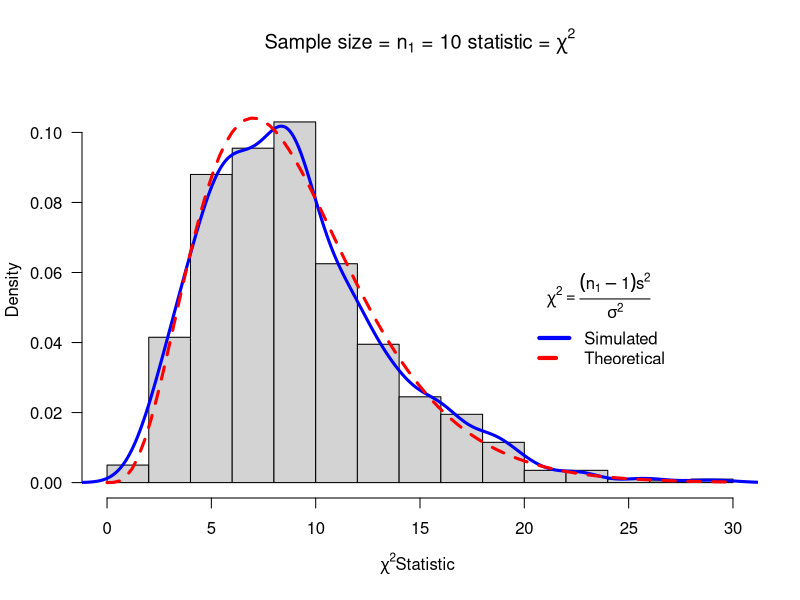
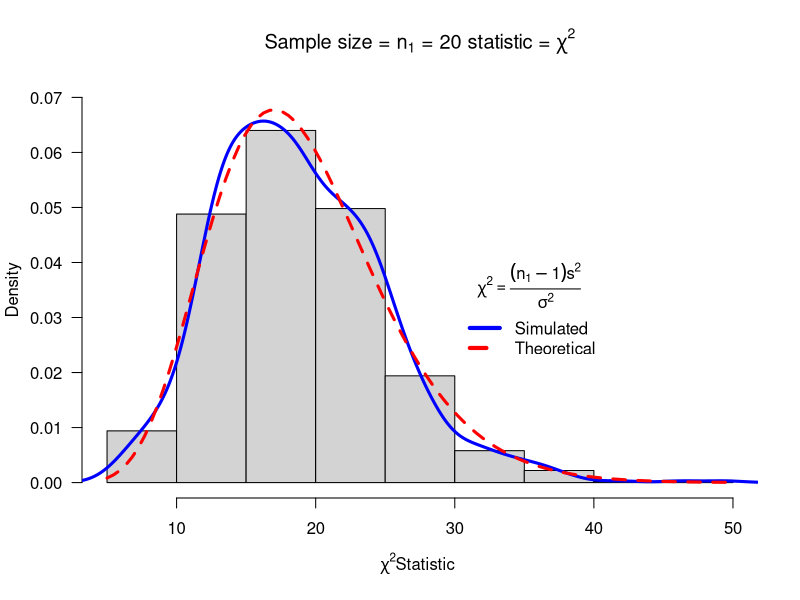
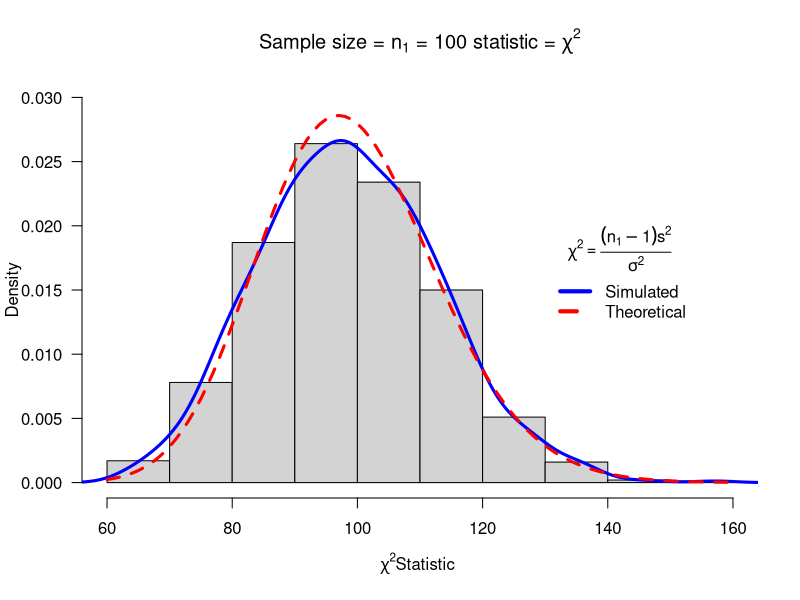
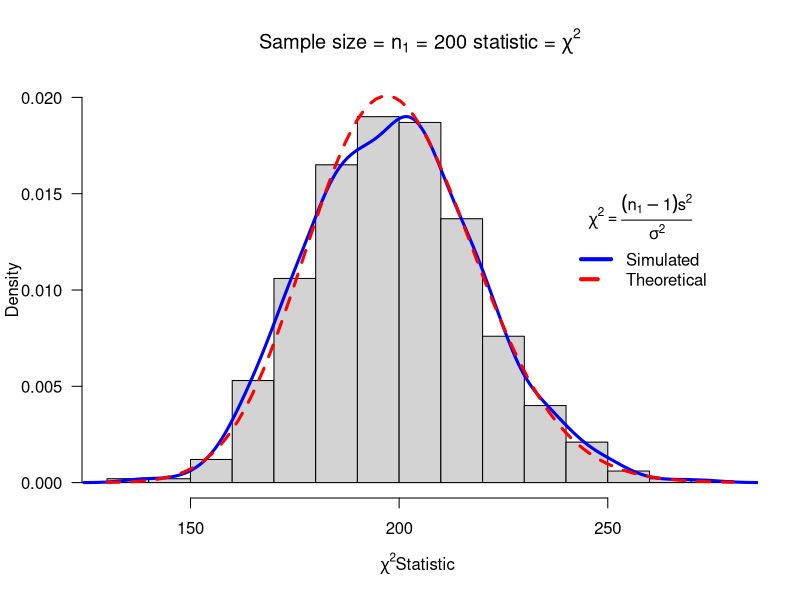
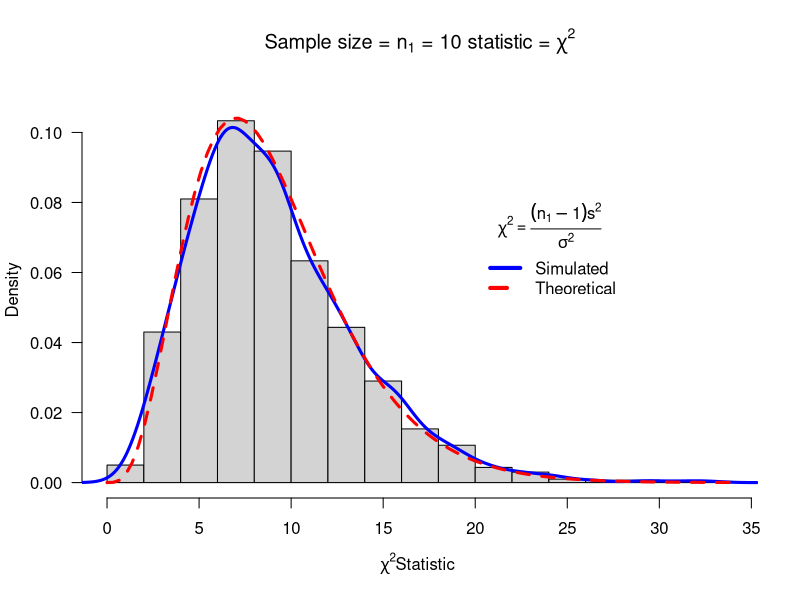
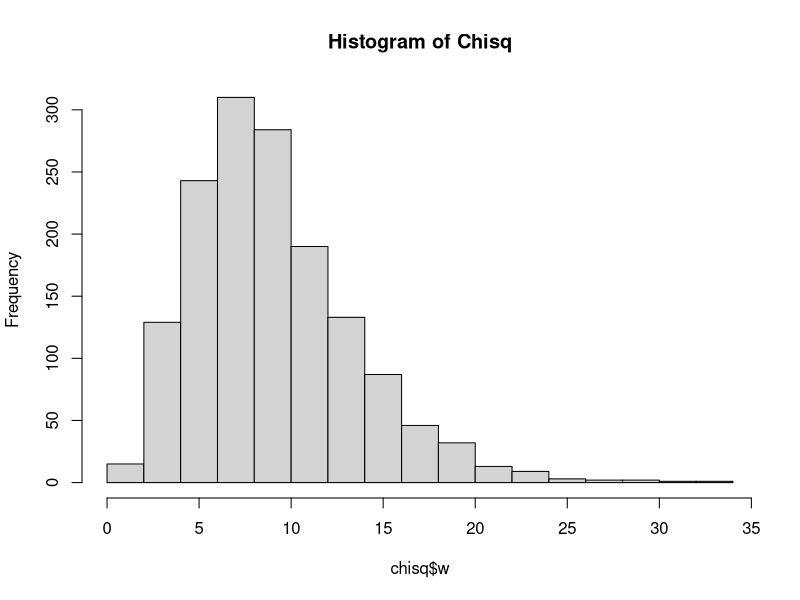

Here is the R script that generated these plots, in order:
## ---- chunk 1
knitr::opts_chunk$set(echo = TRUE)
## ---- chunk 2
getwd()
## ---- chunk 3
mychisim<-function(n1=10,sigma1=3,mean1=5,iter=1000,ymax=0.1,x=20, y=0.1){    # adjust ymax to make graph fit
y1=rnorm(n1*iter,mean=mean1,sd=sigma1)# generate iter samples of size n1

data1.mat=matrix(y1,nrow=n1,ncol=iter,byrow=TRUE) # Each column is a sample size n1

ssq1=apply(data1.mat,2,var) # ssq1 is s squared

w=(n1-1)*ssq1/sigma1^2      #chi-sq stat

hist(w,freq=FALSE, ylim=c(0,ymax), # Histogram with annotation
main=substitute(paste("Sample size = ",n[1]," = ",n1," statistic = ",chi^2)),
xlab=expression(paste(chi^2, "Statistic",sep=" ")), las=1)
lines(density(w),col="Blue",lwd=3) # add a density plot
curve(dchisq(x,n1-1),add=TRUE,col="Red",lty=2,lwd=3) # add a theoretical curve
title=expression(chi^2==frac((n[1]-1)*s^2,sigma^2)) #mathematical annotation -see ?plotmath
legend(x,y,c("Simulated","Theoretical"),col=c("Blue","Red"),lwd=4,lty=1:2,bty="n",title=title) # Legend #
invisible(list(w=w,summary=summary(w),sd=sd(w),fun="Chi-sq")) # some output to use if needed
}
## ---- chunk 4
mychisim(n1 = 10,iter = 1000,mean1 = 10,sigma1 = 4,x = 20,y = .06,ymax = .11)
mychisim(n1 = 20,iter = 1000,mean1 = 10,sigma1 = 4,x = 30,y = .04,ymax = .07)
mychisim(n1 = 100,iter = 1000,mean1 = 10,sigma1 = 4,ymax = .03,x = 130,y = .020)
mychisim(n1 = 200,iter = 1000,mean1 = 10,sigma1 = 4,ymax = .02,x = 240,y = .015)
## ---- chunk 5
chisq = mychisim(n1 = 10,iter = 1500,mean1 = 20,sigma1 = 10,ymax = .11,x = 20,y = .08)
hist(chisq$w,main = "Histogram of Chisq")
